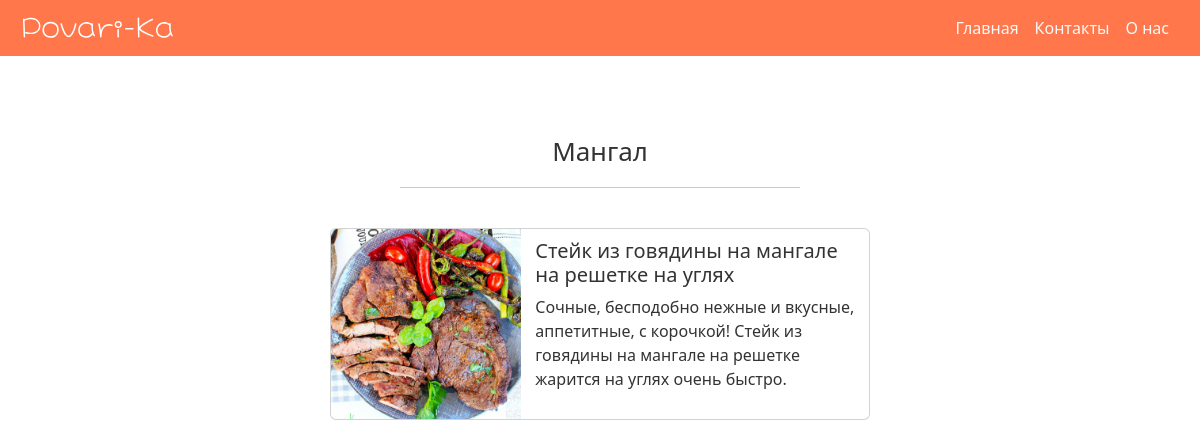
Page /category/grill on the committed database.
### recipes/models.py (models this page shows, shortened)
class Recipe(models.Model):
    category = models.CharField(max_length=15, choices=CATEGORY_CHOICES, default='')
    name = models.CharField(max_length=250, default='', unique=True)
    description = models.CharField(max_length=150, default='')
    image = models.ImageField(upload_to='images', blank=True, null=True, default='Recipe Image')
    cooking_time = models.IntegerField(null=True)

### recipes/views.py (the view)
# urls.py: path('category/<str:category_val>', views.category, name='category'),
def category(request, category_val):
    template = loader.get_template('category.html')
    category_choices = CATEGORY_CHOICES[category_val]
    category_result = Recipe.objects.all().filter(category=category_val)
    context = {
        'category_choices': category_choices,
        'curr_category': category_val,
        'category_result': category_result,
    }
    return HttpResponse(template.render(context, request))

### recipes/templates/category.html (shortened to what this page needs)
{% extends "master.html" %}
{% load static %}
{% block css %}
<link rel="stylesheet" href="{% static 'css/category.css' %}">
{% endblock %}
{% block content %}
    <h1 class="choose-category">{{ category_choices }}</h1>
    <hr class="category-underline" style="border-color: #333333;">
    {% for x in category_result %}
        <div class="card mb-3" style="max-width: 540px;">
            <a href="/recipe/{{ x.id }}">
                <div class="row g-0 mx-auto">
                    <div class="col-md-4">
                        <img class="category-recipe-img rounded-start"
                            src="{{x.image.url}}"
                            alt="Recipe Image"
                        />
                    </div>
                    <div class="col-md-8">
                        <div class="card-body-category">
                            <h5 class="card-title">{{x.name|lower|capfirst}}</h5>
                            <p class="card-text">
                                {{x.description}}
                            </p>
                        </div>
                    </div>
                </div>
            </a>
        </div>
    {% endfor %}
{% endblock %}

### static/css/global.css (style rules this page uses)
body { background-color: #EFE7DC; }
.choose-category { font-size: 26px; margin-top: 80px; margin-bottom: 0; color: #333333; font-weight: 400; text-align: center; }

### static/css/category.css (style rules this page uses)
.card { height: 250px; margin: 40px auto; }
.card a { color: #333333; text-decoration: none; }
.category-recipe-img { height: 190px; width: 190px; object-fit: cover; }
.card-body-category { margin-top: 10px; margin-left: 25px; margin-right: 10px; }
.card-title { text-transform: lowercase; }
.card-title::first-letter { text-transform: uppercase; }
.category-underline { width: 400px; margin: auto; margin-top: 20px; }

### rows in the picture
Recipe: image (picture), name "стейк из говядины на мангале на решетке на углях", description "Сочные, бесподобно нежные и вкусные, аппетитные, с корочкой! Стейк из говядины на мангале на решетке жарится на углях очень быстро."

### other values in the picture
{{ category_choices }} "Мангал"
